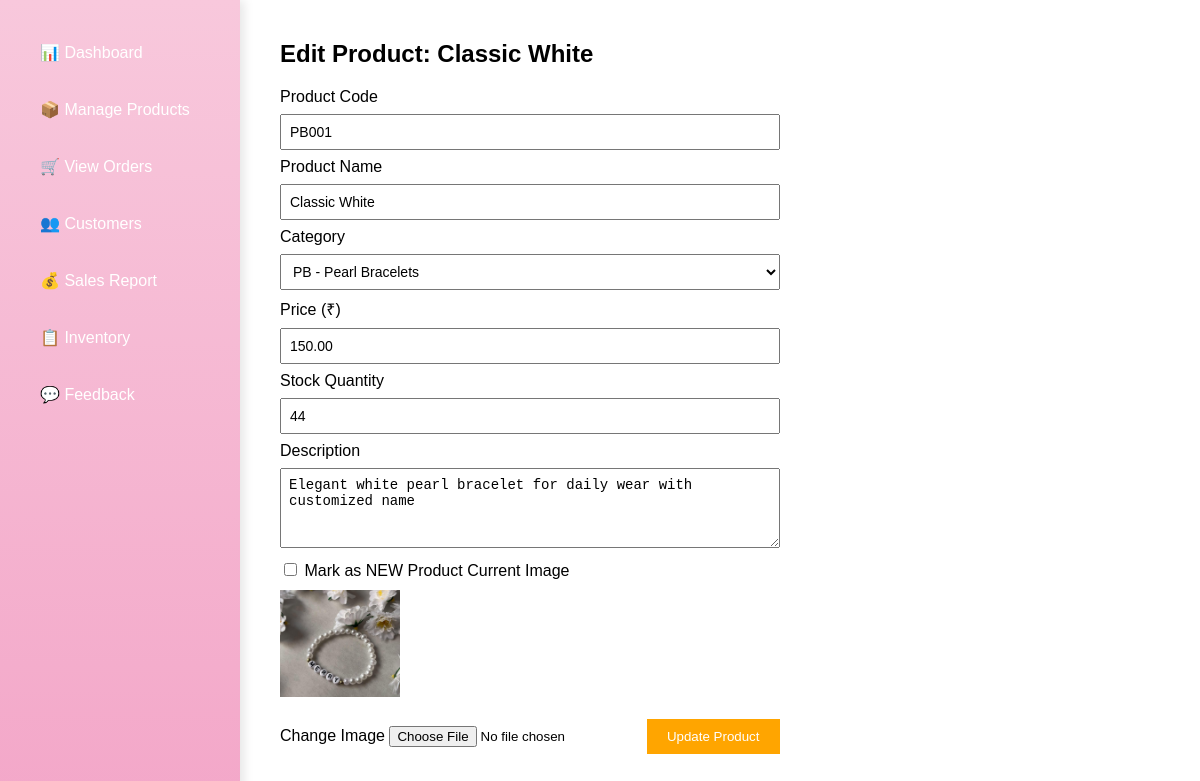
Screenshot of /admin/admin_edit_products.php?id=1 (signed in) with the database file from the repository.
### tables this page shows
CREATE TABLE `product` (
  `product_id` int(11) NOT NULL,
  `product_code` varchar(30) NOT NULL,
  `product_name` varchar(100) DEFAULT NULL,
  `category_id` int(11) DEFAULT NULL,
  `price` decimal(10,2) DEFAULT NULL,
  `description` text DEFAULT NULL,
  `image` varchar(255) DEFAULT NULL,
  `is_new` tinyint(1) DEFAULT 0
);

CREATE TABLE `category` (
  `category_id` int(11) NOT NULL,
  `category_code` varchar(20) NOT NULL,
  `category_name` varchar(100) DEFAULT NULL
);

CREATE TABLE `inventory` (
  `inventory_id` int(11) NOT NULL,
  `product_id` int(11) DEFAULT NULL,
  `stock_quantity` int(11) DEFAULT NULL,
  `last_updated` datetime DEFAULT current_timestamp()
);

### admin/admin_edit_products.php (the view, shortened to what this page needs)
<?php
include("../login/db_connect.php");
$id = intval($_GET['id']);
$product_query = mysqli_query($conn, "SELECT * FROM product WHERE product_id='$id'");
$product = mysqli_fetch_assoc($product_query);
$inventory_query = mysqli_query($conn, "SELECT stock_quantity FROM inventory WHERE product_id='$id'");
$inventory = mysqli_fetch_assoc($inventory_query);
$current_stock = $inventory['stock_quantity'] ?? 0;
$category_query = mysqli_query($conn, "SELECT * FROM category");
?>
<!DOCTYPE html>
<html>
<head>
</head>
<body>
<?php include("sidebar.php"); ?>
<div class="main">
    <h2>Edit Product: <?php echo $product['product_name']; ?></h2>
    <form method="POST" enctype="multipart/form-data">
        <label>Product Code</label>
        <input type="text" name="product_code" value="<?php echo $product['product_code']; ?>" required>
        <label>Product Name</label>
        <input type="text" name="product_name" value="<?php echo $product['product_name']; ?>" required>
        <label>Category</label>
        <select name="category_id" required>
            <?php while($cat = mysqli_fetch_assoc($category_query)) { ?>
                <option value="<?php echo $cat['category_id']; ?>"
                    <?php if($cat['category_id'] == $product['category_id']) echo "selected"; ?>>
                    <?php echo $cat['category_code']." - ".$cat['category_name']; ?>
                </option>
            <?php } ?>
        </select>
        <label>Price (₹)</label>
        <input type="number" step="0.01" name="price" value="<?php echo $product['price']; ?>" required>
        <label>Stock Quantity</label>
        <input type="number" name="stock_quantity" value="<?php echo $current_stock; ?>" required>
        <label>Description</label>
        <textarea name="description"><?php echo $product['description']; ?></textarea>
        <label>
        <input type="checkbox" name="is_new" value="1" <?php if($product['is_new'] == 1) echo "checked"; ?>> Mark as NEW Product</label>
        <label>Current Image</label><br>
        <img src="../uploads/<?php echo $product['image']; ?>" width="120"><br><br>
        <label>Change Image</label>
        <input type="file" name="image">
        <button type="submit" name="update_product">Update Product</button>
    </form>
</div>
</body>
</html>

### admin/admin_edit_products.php (style rules this page uses)
body { font-family: Arial, sans-serif; margin:0; display:flex; }
.main { flex: 1; padding: 20px 40px; }
h2 { margin-bottom: 20px; }
form { max-width: 500px; }
input[type="text"], input[type="number"], select, textarea { width: 100%; padding: 8px; margin: 8px 0; box-sizing: border-box; font-size: 14px; }
textarea { height: 80px; }
button { padding: 10px 20px; background-color: orange; color: white; border: none; cursor: pointer; }
img { margin-top: 10px; }

### rows the page displays
product: product_name "Classic White", product_code "PB001", category_id "PB - Pearl Bracelets", price "150.00", description "Elegant white pearl bracelet for daily wear with customized name", image (picture)
inventory: stock_quantity "44"
